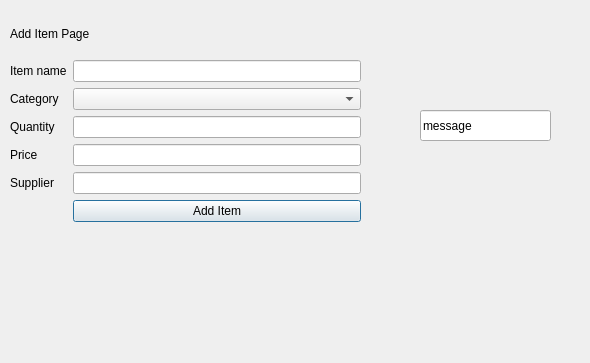
<?xml version="1.0" encoding="UTF-8"?>
<ui version="4.0">
 <class>addItem</class>
 <widget class="QDialog" name="addItem">
  <property name="geometry">
   <rect>
    <x>0</x>
    <y>0</y>
    <width>590</width>
    <height>363</height>
   </rect>
  </property>
  <property name="windowTitle">
   <string>Add Item</string>
  </property>
  <widget class="QLabel" name="label">
   <property name="geometry">
    <rect>
     <x>10</x>
     <y>10</y>
     <width>349</width>
     <height>48</height>
    </rect>
   </property>
   <property name="text">
    <string>Add Item Page</string>
   </property>
  </widget>
  <widget class="QLineEdit" name="lineEdit_5">
   <property name="geometry">
    <rect>
     <x>420</x>
     <y>110</y>
     <width>131</width>
     <height>31</height>
    </rect>
   </property>
   <property name="text">
    <string>message</string>
   </property>
  </widget>
  <widget class="QWidget" name="">
   <property name="geometry">
    <rect>
     <x>10</x>
     <y>60</y>
     <width>351</width>
     <height>281</height>
    </rect>
   </property>
   <layout class="QFormLayout" name="formLayout">
    <item row="0" column="0">
     <widget class="QLabel" name="label_2">
      <property name="text">
       <string>Item name</string>
      </property>
     </widget>
    </item>
    <item row="0" column="1">
     <widget class="QLineEdit" name="item_name"/>
    </item>
    <item row="1" column="0">
     <widget class="QLabel" name="label_3">
      <property name="text">
       <string>Category</string>
      </property>
     </widget>
    </item>
    <item row="1" column="1">
     <widget class="QComboBox" name="comboBox"/>
    </item>
    <item row="2" column="0">
     <widget class="QLabel" name="label_4">
      <property name="text">
       <string>Quantity</string>
      </property>
     </widget>
    </item>
    <item row="2" column="1">
     <widget class="QLineEdit" name="item_quantity"/>
    </item>
    <item row="3" column="0">
     <widget class="QLabel" name="label_5">
      <property name="text">
       <string>Price</string>
      </property>
     </widget>
    </item>
    <item row="3" column="1">
     <widget class="QLineEdit" name="item_price"/>
    </item>
    <item row="4" column="0">
     <widget class="QLabel" name="label_6">
      <property name="text">
       <string>Supplier</string>
      </property>
     </widget>
    </item>
    <item row="4" column="1">
     <widget class="QLineEdit" name="supplier_name"/>
    </item>
    <item row="5" column="1">
     <widget class="QPushButton" name="add_item_button">
      <property name="text">
       <string>Add Item</string>
      </property>
     </widget>
    </item>
   </layout>
  </widget>
 </widget>
 <resources/>
 <connections/>
</ui>
